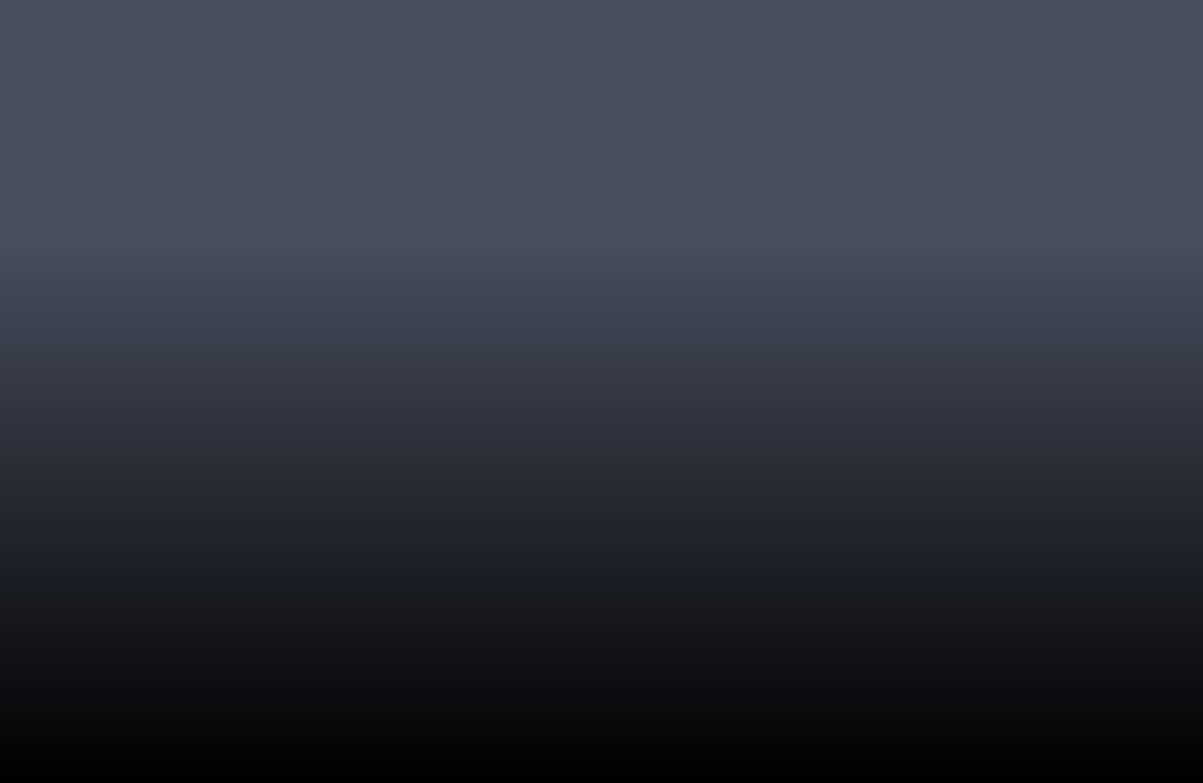
<?xml version="1.0" encoding="UTF-8"?>
<ui version="4.0">
 <class>CloudAnimation</class>
 <widget class="QMainWindow" name="CloudAnimation">
  <property name="windowModality">
   <enum>Qt::NonModal</enum>
  </property>
  <property name="geometry">
   <rect>
    <x>0</x>
    <y>0</y>
    <width>1203</width>
    <height>783</height>
   </rect>
  </property>
  <property name="mouseTracking">
   <bool>true</bool>
  </property>
  <property name="contextMenuPolicy">
   <enum>Qt::NoContextMenu</enum>
  </property>
  <property name="acceptDrops">
   <bool>true</bool>
  </property>
  <property name="windowTitle">
   <string>CloudAnimation</string>
  </property>
  <property name="styleSheet">
   <string notr="true">#MainWindow{background-color:#ffffff;border-top-left-radius: 6px;border-top-right-radius: 6px;}
#centralwidget{background: qlineargradient(x1:1,y1:1,x2:1,y2:0,stop:0 #000000, stop:0.7 #474e5e);}
#widget_center{background: transparent;}
QWidget{color:#dddddd;}

QPushButton{border-radius: 3px;border:0px solid #474e5e;background-color:rgba(170,170,170,64);color:#DDDDDD;height:24;}
QPushButton:hover{background: qlineargradient(x1:1,y1:1,x2:1,y2:0,stop:0 #f4716e, stop:0.5 transparent);}
QPushButton:pressed{background: qlineargradient(x1:1,y1:1,x2:1,y2:0,stop:0 #42f875, stop:0.5 transparent);}
QPushButton::disabled{background-color:#7d7d7d;}

QLineEdit{background-color:transparent;}
QTextEdit{background-color:transparent;}

QComboBox{background-color:transparent;color:#dddddd;}
QComboBox QAbstractItemView{background-color:transparent;color:#dddddd;}

QHeaderView::section {background-color:transparent}
QTabBar::tab{background-color:rgb(100,100,100);}
QTabBar::tab::selected{background-color:rgb(66,66,66);}

QTreeView::branch:open:has-children:!has-siblings,
QTreeView::branch:open:has-children:has-siblings {image: url(./res/retract.png);}
QTreeView::branch:has-children:!has-siblings:closed,
QTreeView::branch:closed:has-children:has-siblings {image: url(./res/expand.png);}

QToolButton{border-radius: 3px;border:0px solid #474e5e;background-color:transparent;color:#DDDDDD;height:24;}
QToolButton:hover{background: qlineargradient(x1:1,y1:1,x2:1,y2:0,stop:0 #f4716e, stop:0.5 transparent);}
QToolButton:pressed{background: qlineargradient(x1:1,y1:1,x2:1,y2:0,stop:0 #42f875, stop:0.5 transparent);}
QToolButton::disabled{background-color:#7d7d7d;}</string>
  </property>
  <property name="toolButtonStyle">
   <enum>Qt::ToolButtonIconOnly</enum>
  </property>
  <widget class="QWidget" name="centralwidget">
   <property name="mouseTracking">
    <bool>true</bool>
   </property>
   <property name="acceptDrops">
    <bool>true</bool>
   </property>
   <layout class="QGridLayout" name="gridLayout">
    <property name="leftMargin">
     <number>2</number>
    </property>
    <property name="topMargin">
     <number>2</number>
    </property>
    <property name="rightMargin">
     <number>2</number>
    </property>
    <property name="bottomMargin">
     <number>2</number>
    </property>
    <property name="spacing">
     <number>0</number>
    </property>
   </layout>
  </widget>
 </widget>
 <resources/>
 <connections/>
</ui>
